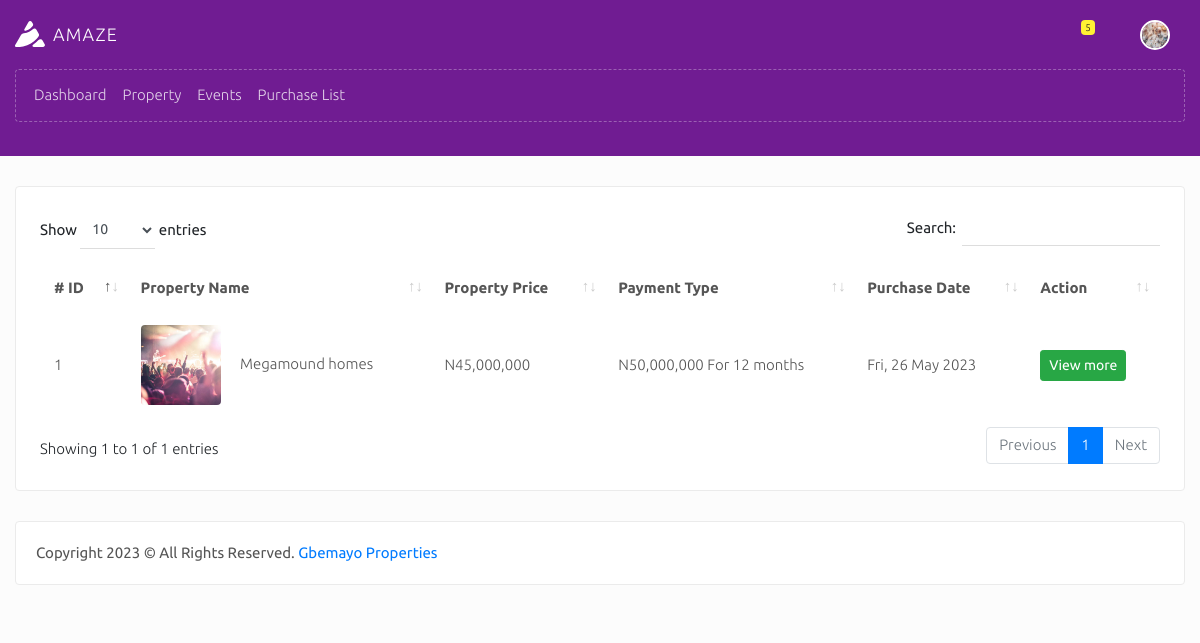
/clients/purchase-list.php (signed in), run on the app's committed database.
### tables this page shows
CREATE TABLE `clients` (
  `clients_id` int(255) NOT NULL,
  `clients_property_balance` varchar(255) DEFAULT '0',
  `clients_title` varchar(255) DEFAULT NULL,
  `clients_fullname` varchar(255) DEFAULT NULL,
  `clients_email` varchar(255) DEFAULT NULL,
  `clients_photo` varchar(255) DEFAULT NULL,
  `clients_phone_number` varchar(255) DEFAULT NULL,
  `clients_address` varchar(255) DEFAULT NULL,
  `clients_occupation` varchar(255) DEFAULT NULL,
  `clients_dob` varchar(255) DEFAULT NULL,
  `clients_valid_id` varchar(255) DEFAULT NULL,
  `clients_agent_id` varchar(255) DEFAULT NULL,
  `clients_business_id` varchar(255) DEFAULT NULL,
  `clients_password` varchar(255) DEFAULT NULL,
  `client_profile_update_count` varchar(255) NOT NULL DEFAULT '0',
  `clients_created_on` datetime NOT NULL
);

CREATE TABLE `property_buy` (
  `property_buy_id` int(255) NOT NULL,
  `property_buy_agent_id` varchar(255) DEFAULT NULL,
  `property_buy_client_id` int(255) DEFAULT NULL,
  `property_id` int(255) DEFAULT NULL,
  `property_buy_business_id` int(255) DEFAULT NULL,
  `property_buy_unit` int(255) DEFAULT NULL,
  `property_buy_payment_structure` varchar(255) DEFAULT NULL,
  `property_buy_created_on` datetime NOT NULL
);

CREATE TABLE `property` (
  `property_id` int(255) NOT NULL,
  `property_uniq_id` varchar(255) DEFAULT NULL,
  `property_type` int(255) DEFAULT NULL,
  `property_name` varchar(255) DEFAULT NULL,
  `property_location` varchar(255) DEFAULT NULL,
  `property_address` varchar(255) DEFAULT NULL,
  `property_file` varchar(5000) DEFAULT NULL,
  `property_desc` varchar(2555) DEFAULT NULL,
  `property_price` varchar(255) DEFAULT NULL,
  `property_sq_fit` varchar(255) DEFAULT NULL,
  `property_year` varchar(255) DEFAULT NULL,
  `property_features` varchar(5000) DEFAULT NULL,
  `property_bedroom` varchar(255) DEFAULT NULL,
  `property_status` enum('active','sold') NOT NULL DEFAULT 'active',
  `property_created_on` datetime NOT NULL
);

CREATE TABLE `installmental_tb` (
  `installmental_id` int(255) NOT NULL,
  `installmental_property_id` varchar(255) DEFAULT NULL,
  `installmental_property_duration` varchar(255) DEFAULT NULL,
  `installmental_property_amount` int(255) DEFAULT NULL,
  `installmental_created_on` datetime NOT NULL
);

### includes/db-functions.php (called while the page is built, shortened)
<?php
	include("config.php");
	function admin_query_client($client_id,$business_id, $agent_id, $data = false){
		global $con;
		$query = mysqli_query($con, "SELECT * FROM clients WHERE clients_business_id ='$business_id' AND clients_agent_id ='$agent_id' AND clients_id='$client_id' ");
		return $data ? $query : mysqli_num_rows($query);
	}
	function clients_property_purchase($client_id, $data=false){
		global $con;
		$query = mysqli_query($con, "SELECT * FROM property_buy JOIN property ON property.property_id = property_buy.property_id LEFT JOIN installmental_tb ON installmental_tb.installmental_id = property_buy.property_buy_payment_structure  WHERE property_buy_client_id='$client_id' ORDER BY property_buy_id DESC");
		return $data ? $query : mysqli_num_rows($query);
	}
?>

### clients/purchase-list.php (the view)
<?php include("includes/header.php"); ?>
    <div class="body_area">
        <div class="block-header">
            <div class="container">
                <div class="row clearfix">
                    <div class="col-lg-6 col-md-12">
                        <ul class="breadcrumb pl-0 pb-0 ">
                            <li class="breadcrumb-item"><a href="dashboard">Home</a></li>
                            <li class="breadcrumb-item active">Purchase List</li>
                        </ul>
                        <h1 class="mb-1 mt-1">Purchase List</h1>
                    </div>
                    <div class="col-lg-6 col-md-12 text-md-right">
                    </div>
                </div>
            </div>
        </div>
        <div class="container">
            <div class="row clearfix">
                <div class="col-12">
                    <div class="card p-4">
                        <div class="table-responsive">
                            <table class="table table-borderless table-hover mb-0 js-basic-example dataTable" id="datatables">
                                <thead>
                                    <tr>
                                        <th># ID</th>
                                        <th>Property Name</th>
                                        <th>Property Price</th>
                                        <th>Payment Type</th>
                                        <th>Purchase Date</th>
                                        <th>Action</th>
                                    </tr>
                                </thead>
                                <tbody>
                                    <?php
                                        $query_all_purchase = clients_property_purchase($session_logged_in_client_id, true);
                                        $count = 1;
                                        while($fetch_all_purchase = mysqli_fetch_assoc($query_all_purchase)){
                                            extract($fetch_all_purchase);
                                            $images = json_decode($property_file);
                                        ?>
                                            <tr>
                                                <td><?php echo $count++;  ?></td>
                                                <td><img class="img-fluid rounded" style="max-width: 80px;" src="../realestate/<?php echo $images[0] ?>" alt="property img"> <span class="ml-3"><?php echo $property_name;?></span></td>
                                                <td>N<?php echo number_format($property_price);  ?></td>
                                                <td><?php echo $installmental_property_duration ? "N". number_format($installmental_property_amount) . " For ".$installmental_property_duration : "Full Payment" ?></td>
                                                <td><?php echo date('D, d M Y ' , strtotime($property_buy_created_on)); ?></td>
                                                <td>
                                                    <a class="btn btn-success text-white btn-sm" href="purchase-details?purchase-id=<?php echo base64_encode($property_buy_id) ?>">View more</a>
                                                </td>
                                            </tr>
                                        <?php
                                            }
                                        ?>
                                </tbody>
                            </table>
                        </div>
                    </div>
                </div>
            </div>
<?php include("includes/footer.php") ?>

### clients/includes/header.php (shortened to what this page needs)
    <?php
    $query_client_info = admin_query_client($session_logged_in_client_id, $session_logged_in_business_id, $session_logged_in_agent_id,true);
    $fetch_client_info = mysqli_fetch_assoc($query_client_info);
?>
<!doctype html>
<html class="no-js " lang="en">
<head>
<link rel="stylesheet" href="../assets/plugins/bootstrap/css/bootstrap.min.css">
<link rel="stylesheet" href="../assets/plugins/jquery-datatable/dataTables.bootstrap4.min.css">
<link rel="stylesheet" href="../assets/plugins/jvectormap/jquery-jvectormap-2.0.3.min.css"/>
<link rel="stylesheet" href="../assets/plugins/c3/plugin.css"/>
<link rel="stylesheet" href="../assets/css/amaze.style.min.css">
</head>
<body class="font-ubuntu h_menu">
<div id="body" class="theme-purple">
    <nav class="top_navbar">
        <div class="container">
            <div class="row clearfix">
                <div class="col-12">
                    <div class="d-flex justify-content-between align-items-center">
                        <div class="navbar-logo">
                            <a class="navbar-brand" href="index.html"><img src="../assets/images/logo.svg" width="30" alt="Amaze"><span class="ml-2">Amaze</span></a>
                        </div>
                        <div class="d-flex justify-content-end justify-content-md-between align-items-center flex-grow-1">
                            <ul class="navbar">
                                <li class="dropdown notifications">
                                    <a href="javascript:void(0);" class="dropdown-toggle" data-toggle="dropdown" role="button"><i class="icon-bell"></i><span class="label-count">5</span></a>
                                </li>
                                <li class="dropdown profile">
                                    <a href="javascript:void(0);" class="dropdown-toggle" data-toggle="dropdown" role="button">
                                        <img class="rounded-circle"  src="<?php echo $fetch_client_info['clients_photo']; ?>" style="width:30px; height: 30px;object-fit: cover;">
                                    </a>
                                </li>
                            </ul>
                        </div>
                    </div>
                </div>
            </div>
        </div>
    </nav>
    <aside id="leftsidebar" class="sidebar">
        <div class="container">
            <div class="row clearfix">
                <div class="col-12">
                    <div class="menu">
                        <ul class="list">
                            <li>
                                <a href="dashboard" class="menu-toggle"><i class="zmdi zmdi-home"></i><span>Dashboard</span></a>
                            </li>
                            <li><a href="property-list"><i class="zmdi zmdi-hospital-alt"></i><span>Property</span></a></li>
                            <li><a href="events" class="menu-toggle"><i class="zmdi zmdi-apps"></i><span>Events</span></a></li>
                            <li><a href="purchase-list" class="menu-toggle"><i class="zmdi zmdi-apps"></i><span>Purchase List</span></a></li>
                        </ul>
                    </div>
                </div>
            </div>
        </div>
    </aside>

### data on the page
clients: clients_photo (picture)
property_buy: property.property_name "Megamound homes", property.property_price "45,000,000", installmental_tb.installmental_property_amount "50,000,000", installmental_tb.installmental_property_duration "12 months", property_buy_created_on "Fri, 26 May 2023"
